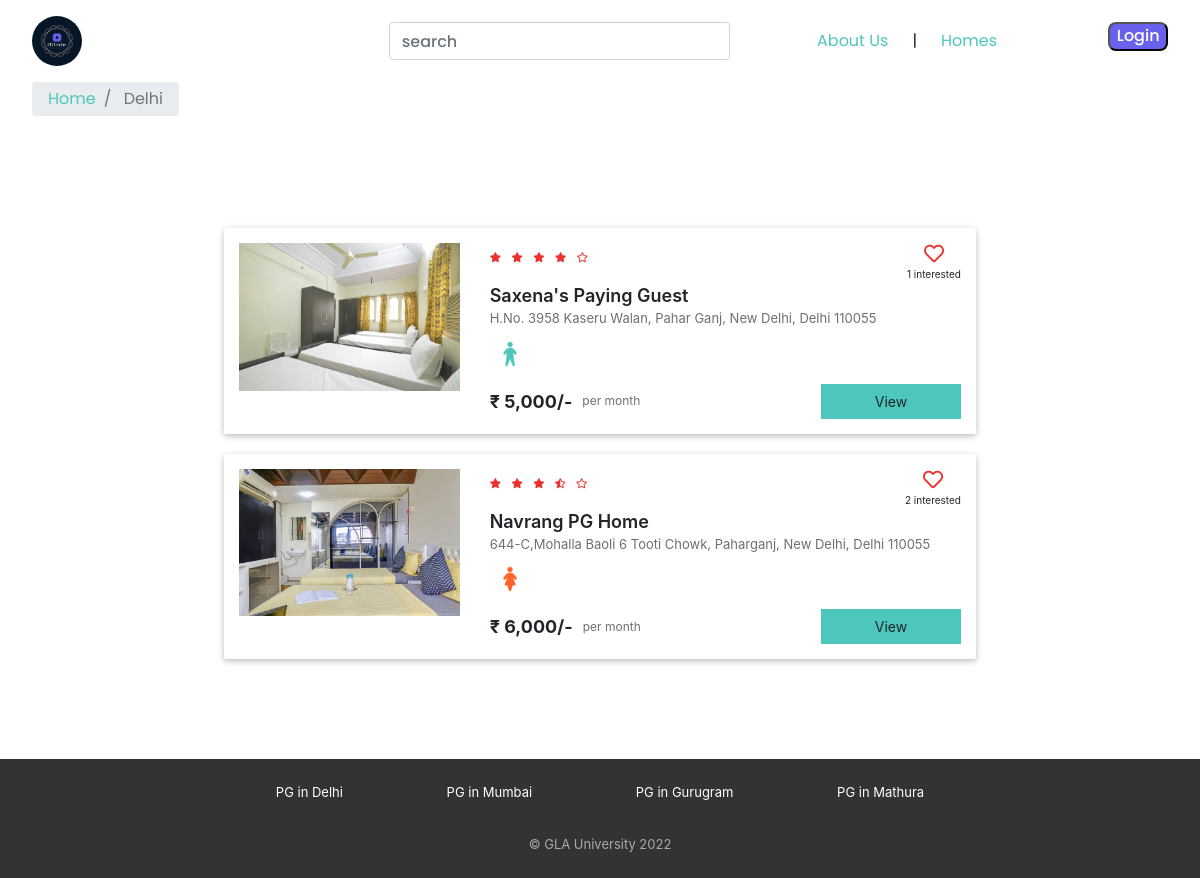
The app's page /property_list.php?city=Delhi with its own data.
### tables this page shows
CREATE TABLE `properties` (
  `id` int(11) NOT NULL,
  `city_id` int(11) NOT NULL,
  `name` varchar(150) NOT NULL,
  `address` varchar(255) NOT NULL,
  `description` longtext NOT NULL,
  `gender` enum('male','female','unisex') NOT NULL,
  `rent` int(11) NOT NULL,
  `rating_clean` float(2,1) NOT NULL,
  `rating_food` float(2,1) NOT NULL,
  `rating_safety` float(2,1) NOT NULL
);

### property_list.php (the view, shortened to what this page needs)
<?php
require "includes/database_connect.php";
$city_name = $_GET["city"];
$sql_1 = "SELECT * FROM cities WHERE name = '$city_name'";
$result_1 = mysqli_query($conn, $sql_1);
$city = mysqli_fetch_assoc($result_1);
$city_id = $city['id'];
$sql_2 = "SELECT * FROM properties WHERE city_id = $city_id";
$result_2 = mysqli_query($conn, $sql_2);
$properties = mysqli_fetch_all($result_2, MYSQLI_ASSOC);
$sql_3 = "SELECT *
                FROM interested_users_properties iup
                INNER JOIN properties p ON iup.property_id = p.id
                WHERE p.city_id = $city_id";
$result_3 = mysqli_query($conn, $sql_3);
$interested_users_properties = mysqli_fetch_all($result_3, MYSQLI_ASSOC);
?>
<!DOCTYPE html>
<html lang="en">
<head>
    <?php
    include "includes/head_links.php";
    ?>
    <link href="css/property_list.css" rel="stylesheet" />
    <link rel="stylesheet" href="css/style.css">
</head>
<body>
<nav>
    <div class="icon">
        <img src="img/Logo/png/logo-color.png" alt="icon" onclick="gotoLink('index.php')">
    </div>
    <div class="links" style="column-gap: 2vw;">
        <div class="search-button">
            <form id="search-form" action="property_list.php" method="GET">
                <label for="search-city"></label><input class="form-control" type="text" name="city" id="search-city" placeholder="search">
            </form>
        </div>
        <div class="text-links">
            <a href="aboutUs.php">About Us</a>
            |
            <a href="home.php">Homes</a>
        </div>
        <?php
        if (!isset($_SESSION['user_id'])) {
            ?>
            <div class="login-button">
                <button onclick="gotoLink('logup.php')">Login</button>
            </div>
            <?php
        } else {
            ?>
            <div class="login-button">
                <button onclick="gotoLink('logout.php')">Logout</button>
            </div>
            <?php
        }
        ?>
    </div>
</nav>
<nav aria-label="breadcrumb">
    <ol class="breadcrumb py-2">
        <li class="breadcrumb-item">
            <a href="home.php">Home</a>
        </li>
        <li class="breadcrumb-item active" aria-current="page">
            <?= $city_name; ?>
        </li>
    </ol>
</nav>
<div class="page-container">
    <?php
    foreach ($properties as $property) {
        $property_images = glob("img/properties/" . $property['id'] . "/*");
        ?>
        <div class="property-card property-id-<?= $property['id'] ?> row">
            <div class="image-container col-md-4">
                <img src="<?= $property_images[0] ?>" />
            </div>
            <div class="content-container col-md-8">
                <div class="row no-gutters justify-content-between">
                    <?php
                    $total_rating = ($property['rating_clean'] + $property['rating_food'] + $property['rating_safety']) / 3;
                    $total_rating = round($total_rating, 1);
                    ?>
                    <div class="star-container" title="<?= $total_rating ?>">
                        <?php
                        $rating = $total_rating;
                        for ($i = 0; $i < 5; $i++) {
                            if ($rating >= $i + 0.8) {
                                ?>
                                <i class="fas fa-star"></i>
                                <?php
                            } elseif ($rating >= $i + 0.3) {
                                ?>
                                <i class="fas fa-star-half-alt"></i>
                                <?php
                            } else {
                                ?>
                                <i class="far fa-star"></i>
                                <?php
                            }
                        }
                        ?>
                    </div>
                    <div class="interested-container">
                        <?php
                        $interested_users_count = 0;
                        $is_interested = false;
                        foreach ($interested_users_properties as $interested_user_property) {
                            if ($interested_user_property['property_id'] == $property['id']) {
                                $interested_users_count++;
                            }
                        }
                        if ($is_interested) {
                            ?>
                            <i class="is-interested-image property-id-<?= $property['id'] ?> fas fa-heart" property_id="<?= $property['id'] ?>"></i>
                            <?php
                        } else {
                            ?>
                            <i class="is-interested-image property-id-<?= $property['id'] ?> far fa-heart" property_id="<?= $property['id'] ?>"></i>
                            <?php
                        }
                        ?>
                        <div class="interested-text">
                            <span class="interested-user-count property-id-<?= $property['id'] ?> "><?= $interested_users_count ?></span> interested
                        </div>
                    </div>
                </div>
                <div class="detail-container">
                    <div class="property-name"><?= $property['name'] ?></div>
                    <div class="property-address"><?= $property['address'] ?></div>
                    <div class="property-gender">
                        <?php
                        if ($property['gender'] == "male") {
                            ?>
                            <img src="img/male.png" />
                            <?php
                        } else{
                            ?>
                            <img src="img/female.png" />
                            <?php
                        }
                        ?>
                    </div>
                </div>
                <div class="row no-gutters">
                    <div class="rent-container col-6">
                        <div class="rent">₹ <?= number_format($property['rent']) ?>/-</div>
                        <div class="rent-unit">per month</div>
                    </div>
                    <div class="button-container col-6">
                        <a href="property_detail.php?property_id=<?= $property['id'] ?>" class="btn btn-primary">View</a>
                    </div>
                </div>
            </div>
        </div>
        <?php
    }
        ?>
</div>
<?php
include "includes/footer.php";
?>
</body>
</html>

### includes/head_links.php (shortened to what this page needs)
<link href="css/bootstrap.min.css" rel="stylesheet" />
<link href="https://use.fontawesome.com/releases/v5.11.2/css/all.css" rel="stylesheet" />
<link href="css/common.css" rel="stylesheet" />

### includes/footer.php (shortened to what this page needs)
<div class="footer">
    <div class="page-container footer-container">
        <div class="footer-cities">
            <div class="footer-city link">
                <a href="property_list.php?city=Delhi">PG in Delhi</a>
            </div>
            <div class="footer-city link">
                <a href="property_list.php?city=Mumbai">PG in Mumbai</a>
            </div>
            <div class="footer-city link">
                <a href="property_list.php?city=Gurugram">PG in Gurugram</a>
            </div>
            <div class="footer-city link">
                <a href="property_list.php?city=Mathura">PG in Mathura</a>
            </div>
        </div>
        <div class="footer-copyright">&#169; GLA University 2022</div>
    </div>
</div>

### css/common.css (style rules this page uses)
* { padding: 0; margin: 0; }
html { font-family: 'Poppins', sans-serif; background-color: white; }
.page-container { max-width: 800px; padding: 80px 24px; margin: auto; }
.footer { background-color: #333333; font-size: 13px; }
.footer-container { padding: 24px; }
.footer-cities { display: flex; flex-wrap: wrap; justify-content: space-around; }
.footer-city { margin-bottom: 8px; text-align: center; }
.footer-city a { color: #ffffff; }
.footer-copyright { color: #a9a9a9; text-align: center; padding-top: 24px; }

### css/property_list.css (style rules this page uses)
.property-card { background-color: #ffffff; border-radius: 2px; padding: 15px 0px; margin: 0px auto 20px; box-shadow: 0 2px 5px 0 rgba(0, 0, 0, 0.16), 0 2px 10px 0 rgba(0, 0, 0, 0.12); }
.image-container { text-align: center; }
.image-container img { width: 100%; max-width: 300px; }
.star-container i { color: #EA322E; font-size: 10px; margin-right: 6px; }
.interested-container { text-align: center; }
.interested-container i { color: #EA322E; font-size: 20px; cursor: pointer; }
.interested-text { font-size: 10px; }
.detail-container { padding-bottom: 10px; }
.property-name { font-size: 18px; font-weight: 600; }
.property-address { color: #6f6f6f; font-size: 13px; padding-bottom: 5px; }
.property-gender img { width: 40px; }
.rent-container { display: flex; align-items: center; }
.rent { font-size: 18px; font-weight: bold; padding-right: 10px; }
.rent-unit { color: #6f6f6f; font-size: 12px; }
.button-container .btn { font-size: 14px; border-radius: 0px; width: 140px; float: right; }

### css/style.css (style rules this page uses)
* { padding: 0; margin: 0; box-sizing: border-box; }
html { font-family: 'Poppins', sans-serif; background-color: white; }
a { text-decoration: none; background-image: linear-gradient(#d99a5a, #d99a5a); background-size: 0 0.1em; background-position-y: 100%; background-position-x: 100%; background-repeat: no-repeat; transition: background-size 0.2s ease-in-out; }
button { font-family: Poppins, sans-serif; font-size: max(16px, 1.2vw); background-color: #6960eb; color: white; font-weight: 500; padding: 0.2rem 0.4rem; border-radius: 0.5rem; transition: 250ms linear; }
input { font-family: Poppins, sans-serif; font-size: 1.2rem; background-color: #6960eb; color: white; font-weight: 500; padding: 0.2rem 0.4rem; border-radius: 0.5rem; transition: 250ms linear; }
input { outline: none; font-family: Lobster, cursive; font-weight: 400; font-size: 15px; background: none; border: 1px solid black; padding: 5px; border-radius: 10px;; }
nav { box-sizing: border-box; display: flex; flex-direction: row; align-items: center; margin: 1rem 2rem; }
.icon { width: 10%; display: flex; align-items: center; }
nav .icon img { width: 50px; aspect-ratio: 1; border-radius: 50px; transition: 300ms linear; }
nav .links { box-sizing: border-box; width: 90%; display: flex; flex-direction: row; justify-content: right; }
.search-button { margin: auto 0 auto; }
.search-button input { font-family: 'Poppins', sans-serif; color: black; font-weight: 500; }
nav .links .text-links { width: 30%; display: flex; justify-content: center; column-gap: 2vw; align-items: center; }

### property_list.php (style rules this page uses)
nav { line-height: 1.15; font-family: 'Poppins', sans-serif; }
#search-form { display: flex; justify-content: center; align-items: center; }
.login-button { display: flex; justify-content: center; align-items: center; }

### records on screen
properties: shows a picture, interested_users_count "1", name "Saxena's Paying Guest", address "H.No. 3958 Kaseru Walan, Pahar Ganj, New Delhi, Delhi 110055", rent "5,000"
properties: shows a picture, interested_users_count "2", name "Navrang PG Home", address "644-C,Mohalla Baoli 6 Tooti Chowk, Paharganj, New Delhi, Delhi 110055", rent "6,000"

### other values on screen
$city_name "Delhi"
